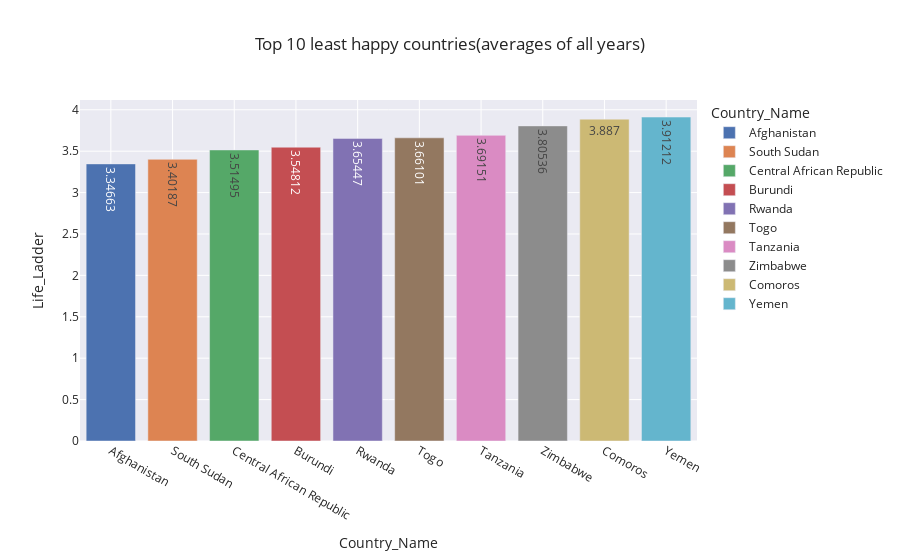

Write notebook code for a chart like this one.
### Code cell
df_Happy=pd.DataFrame(World_happiness.set_index("Country_Name").groupby("Country_Name")["Life_Ladder"].agg("mean").round(5).sort_values(ascending=True).head(10))
fig = px.bar(df_Happy, x = df_Happy.index, y = 'Life_Ladder',
            title = 'Top 10 least happy countries(averages of all years)', template = 'seaborn', color= df_Happy.index ,text = 'Life_Ladder')
fig.show()

### Figure 1 — Plotly figure (JSON) as saved in the notebook; plotly's stock layout.template omitted (floating-point values rounded to 4 significant figures)
{"data": [{"alignmentgroup": "True", "hovertemplate": "Country_Name=%{x}<br>Life_Ladder=%{text}<extra></extra>", "legendgroup": "Afghanistan", "marker": {"color": "rgb(76,114,176)", "pattern": {"shape": ""}}, "name": "Afghanistan", "offsetgroup": "Afghanistan", "orientation": "v", "showlegend": true, "text": [3.347], "textposition": "auto", "type": "bar", "x": ["Afghanistan"], "xaxis": "x", "y": [3.347], "yaxis": "y"}, {"alignmentgroup": "True", "hovertemplate": "Country_Name=%{x}<br>Life_Ladder=%{text}<extra></extra>", "legendgroup": "South Sudan", "marker": {"color": "rgb(221,132,82)", "pattern": {"shape": ""}}, "name": "South Sudan", "offsetgroup": "South Sudan", "orientation": "v", "showlegend": true, "text": [3.402], "textposition": "auto", "type": "bar", "x": ["South Sudan"], "xaxis": "x", "y": [3.402], "yaxis": "y"}, {"alignmentgroup": "True", "hovertemplate": "Country_Name=%{x}<br>Life_Ladder=%{text}<extra></extra>", "legendgroup": "Central African Republic", "marker": {"color": "rgb(85,168,104)", "pattern": {"shape": ""}}, "name": "Central African Republic", "offsetgroup": "Central African Republic", "orientation": "v", "showlegend": true, "text": [3.515], "textposition": "auto", "type": "bar", "x": ["Central African Republic"], "xaxis": "x", "y": [3.515], "yaxis": "y"}, {"alignmentgroup": "True", "hovertemplate": "Country_Name=%{x}<br>Life_Ladder=%{text}<extra></extra>", "legendgroup": "Burundi", "marker": {"color": "rgb(196,78,82)", "pattern": {"shape": ""}}, "name": "Burundi", "offsetgroup": "Burundi", "orientation": "v", "showlegend": true, "text": [3.548], "textposition": "auto", "type": "bar", "x": ["Burundi"], "xaxis": "x", "y": [3.548], "yaxis": "y"}, {"alignmentgroup": "True", "hovertemplate": "Country_Name=%{x}<br>Life_Ladder=%{text}<extra></extra>", "legendgroup": "Rwanda", "marker": {"color": "rgb(129,114,179)", "pattern": {"shape": ""}}, "name": "Rwanda", "offsetgroup": "Rwanda", "orientation": "v", "showlegend": true, "text": [3.654], "textposition": "auto", "type": "bar", "x": ["Rwanda"], "xaxis": "x", "y": [3.654], "yaxis": "y"}, {"alignmentgroup": "True", "hovertemplate": "Country_Name=%{x}<br>Life_Ladder=%{text}<extra></extra>", "legendgroup": "Togo", "marker": {"color": "rgb(147,120,96)", "pattern": {"shape": ""}}, "name": "Togo", "offsetgroup": "Togo", "orientation": "v", "showlegend": true, "text": [3.661], "textposition": "auto", "type": "bar", "x": ["Togo"], "xaxis": "x", "y": [3.661], "yaxis": "y"}, {"alignmentgroup": "True", "hovertemplate": "Country_Name=%{x}<br>Life_Ladder=%{text}<extra></extra>", "legendgroup": "Tanzania", "marker": {"color": "rgb(218,139,195)", "pattern": {"shape": ""}}, "name": "Tanzania", "offsetgroup": "Tanzania", "orientation": "v", "showlegend": true, "text": [3.692], "textposition": "auto", "type": "bar", "x": ["Tanzania"], "xaxis": "x", "y": [3.692], "yaxis": "y"}, {"alignmentgroup": "True", "hovertemplate": "Country_Name=%{x}<br>Life_Ladder=%{text}<extra></extra>", "legendgroup": "Zimbabwe", "marker": {"color": "rgb(140,140,140)", "pattern": {"shape": ""}}, "name": "Zimbabwe", "offsetgroup": "Zimbabwe", "orientation": "v", "showlegend": true, "text": [3.805], "textposition": "auto", "type": "bar", "x": ["Zimbabwe"], "xaxis": "x", "y": [3.805], "yaxis": "y"}, {"alignmentgroup": "True", "hovertemplate": "Country_Name=%{x}<br>Life_Ladder=%{text}<extra></extra>", "legendgroup": "Comoros", "marker": {"color": "rgb(204,185,116)", "pattern": {"shape": ""}}, "name": "Comoros", "offsetgroup": "Comoros", "orientation": "v", "showlegend": true, "text": [3.887], "textposition": "auto", "type": "bar", "x": ["Comoros"], "xaxis": "x", "y": [3.887], "yaxis": "y"}, {"alignmentgroup": "True", "hovertemplate": "Country_Name=%{x}<br>Life_Ladder=%{text}<extra></extra>", "legendgroup": "Yemen", "marker": {"color": "rgb(100,181,205)", "pattern": {"shape": ""}}, "name": "Yemen", "offsetgroup": "Yemen", "orientation": "v", "showlegend": true, "text": [3.912], "textposition": "auto", "type": "bar", "x": ["Yemen"], "xaxis": "x", "y": [3.912], "yaxis": "y"}], "layout": {"barmode": "relative", "legend": {"title": {"text": "Country_Name"}, "tracegroupgap": 0}, "title": {"text": "Top 10 least happy countries(averages of all years)"}, "xaxis": {"anchor": "y", "categoryarray": ["Afghanistan", "South Sudan", "Central African Republic", "Burundi", "Rwanda", "Togo", "Tanzania", "Zimbabwe", "Comoros", "Yemen"], "categoryorder": "array", "domain": [0, 1], "title": {"text": "Country_Name"}}, "yaxis": {"anchor": "x", "domain": [0, 1], "title": {"text": "Life_Ladder"}}}}
